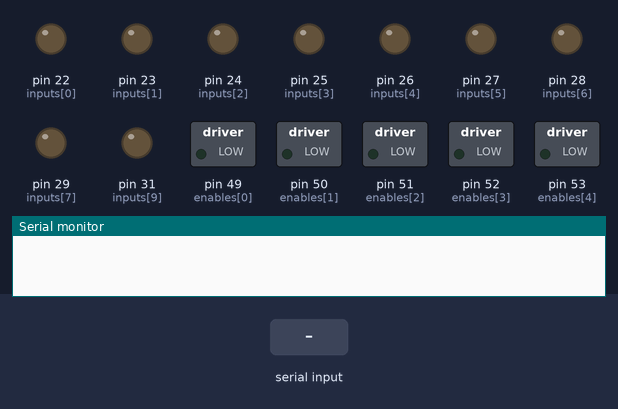
This sketch was run on a simulated Arduino Mega 2560, built with avr-gcc and run on an emulated ATmega2560. On the bench: switched loads named in the sketch (green lamp = pin HIGH), output pins drawn as LEDs (lit = HIGH), the last lines printed to the serial monitor. The inputs (shaded band) are chosen by the test bench.

Above: at 1.2 s.
1.3 s: "30,150\n" received over Serial
At 2.0 s:
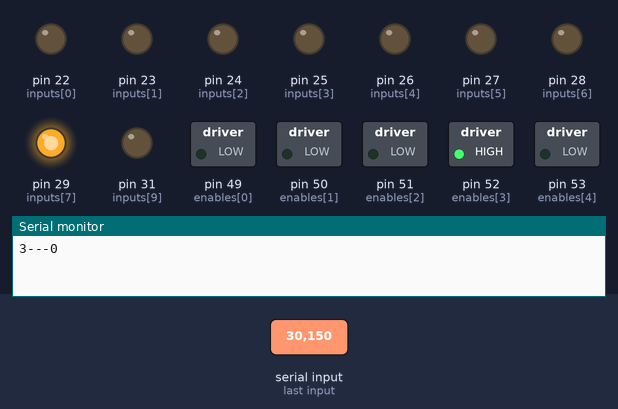
2.9 s: "0\n" received over Serial
At 4.3 s:
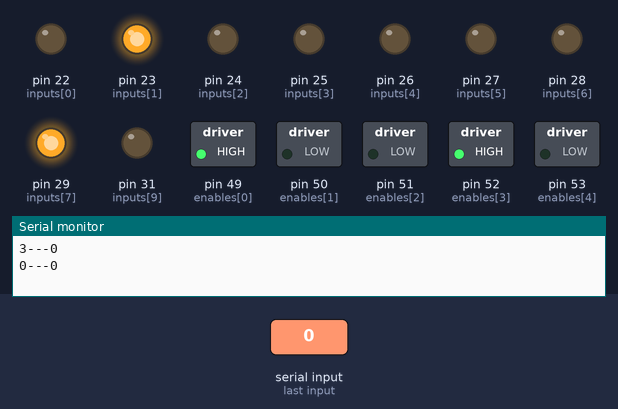
4.6 s: "1\n" received over Serial
At 5.7 s:
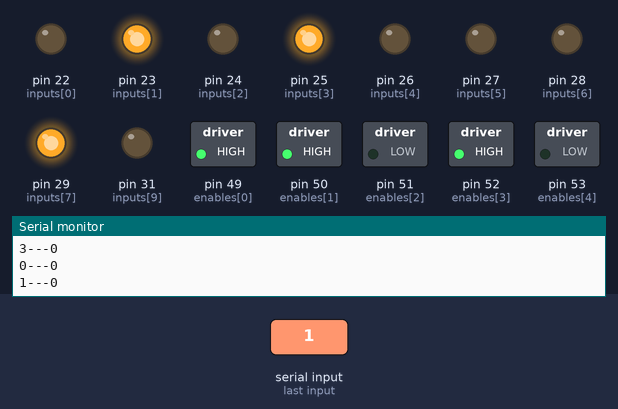
6.3 s: "2\n" received over Serial
At 7.0 s:
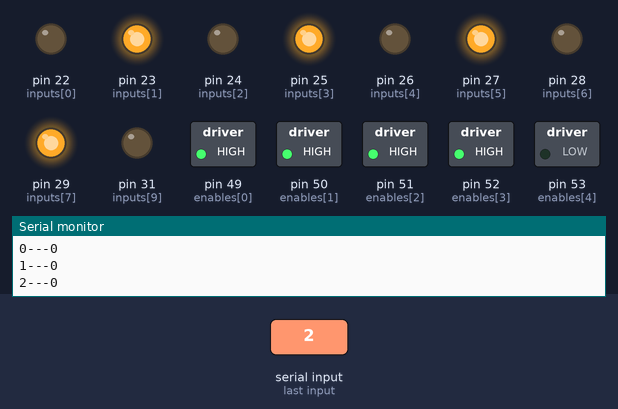
7.9 s: "4\n" received over Serial
At 9.4 s:
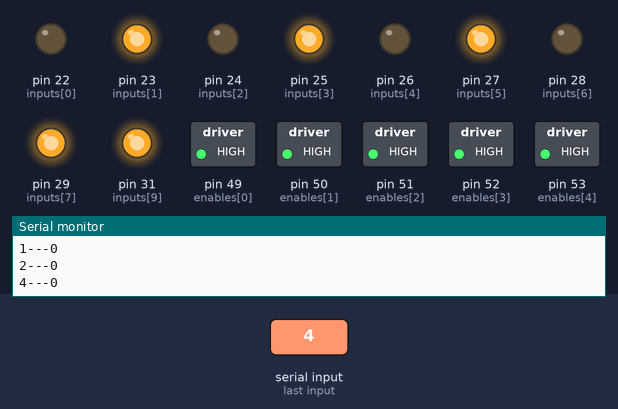
Timing chart, 0 to 10.5 s (numbered marks = the images above; inputs shaded):
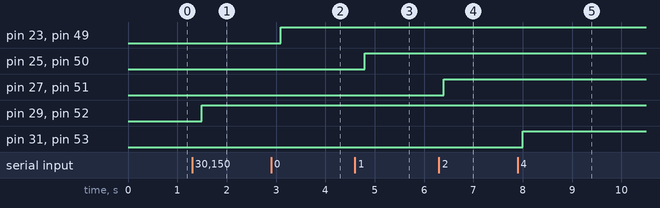

The sketch:

CodigoBrazo_Version_1.xlsx.ino
```cpp
int inputs[] = {22, 23, 24, 25, 26, 27, 28, 29, 30, 31};
//22, 23 -> motor 1 -: Cadera
//24, 25 -> motor 2 -: Hombro
//26, 27 -> motor 3 -: Codo
//28, 29 -> motor 4 -: Muñeca 1
//30, 31 -> motor 5 -: Muñeca 2

int enables[] = {49, 50, 51, 52, 53};
//49 -> motor 1
//50 -> motor 2
//51 -> motor 3
//52 -> motor 4
//53 -> motor 5

void setup() {
  // put your setup code here, to run once:
  //Modo de trabajo
for(int i=0;i<10;i++){
  pinMode(inputs[i], OUTPUT);
}
for(int i=0; i<5;i++){
  pinMode(enables[i], OUTPUT);
}

Serial.begin(9600);
Serial.setTimeout(100);
//1-1 :--- motor 1 sentido avanzar.  ----
//1-0 :--- motor 1 sentido retroceder .---

}

void estableceSentidoMotor(int motor, int sentido){
  switch(motor){
    case 0:
        digitalWrite(enables[0], 1);
        if(sentido==1){
            digitalWrite(inputs[0], 1);
            digitalWrite(inputs[1], 0);
        }
        else{
            digitalWrite(inputs[0], 0);
            digitalWrite(inputs[1], 1);
        }
      break;
    case 1:
      digitalWrite(enables[1], 1);

      if(sentido==1){
          digitalWrite(inputs[2], 1);
          digitalWrite(inputs[3], 0);
        }
        else{
          digitalWrite(inputs[2], 0);
          digitalWrite(inputs[3], 1);
        }
      break;
    case 2:
      digitalWrite(enables[2], 1);
      if(sentido==1){

          digitalWrite(inputs[4], 1);
          digitalWrite(inputs[5], 0);
        }
        else{

          digitalWrite(inputs[4], 0);
          digitalWrite(inputs[5], 1);
        }
      break;
    case 3:
      digitalWrite(enables[3], 1);
      if(sentido==1){

          digitalWrite(inputs[6], 1);
          digitalWrite(inputs[7], 0);
        }
        else{

          digitalWrite(inputs[6], 0);
          digitalWrite(inputs[7], 1);
        }
      break;
    case 4:
      digitalWrite(enables[4], 1);
      if(sentido==1){

          digitalWrite(inputs[8], 1);
          digitalWrite(inputs[9], 0);
        }
        else{

          digitalWrite(inputs[8], 0);
          digitalWrite(inputs[9], 1);
        }
      break;
  }
}

void loop() {
  // put your main code here, to run repeatedly:
  if(Serial.available()>0){
    String cadena = Serial.readString();
    int motor = String(cadena.charAt(0)).toInt();
    int sentido = String(cadena.charAt(2)).toInt();
    Serial.println(String(motor) + "---" + String(sentido));
    estableceSentidoMotor(motor, sentido);
  }
  delay(100);
}
```

Measured:
- after the input at 1.3 s, pin 29 (inputs[7]), pin 52 (enables[3]): LOW → HIGH after 0.20 s
- after the input at 2.9 s, pin 23 (inputs[1]), pin 49 (enables[0]): LOW → HIGH after 0.20 s
- after the input at 4.6 s, pin 25 (inputs[3]), pin 50 (enables[1]): LOW → HIGH after 0.20 s
- after the input at 6.3 s, pin 27 (inputs[5]), pin 51 (enables[2]): LOW → HIGH after 0.10 s
- after the input at 7.9 s, pin 31 (inputs[9]), pin 53 (enables[4]): LOW → HIGH after 0.10 s
